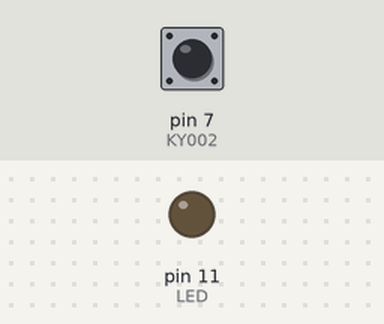
Bench run of a program on a simulated Raspberry Pi (header pin numbers). Parts: output pins drawn as LEDs (lit = HIGH). The test bench sets the inputs (shaded band); at power-on: pin 7 (KY002) HIGH. What the program prints to the terminal is not drawn.

Above: at 1.2 s.
1.3 s: pin 7 (KY002) pulled LOW for 0.15 s
At 2.2 s:
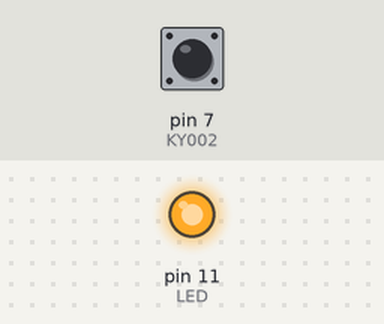
2.9 s: pin 7 (KY002) pulled LOW for 1 s
At 3.4 s:
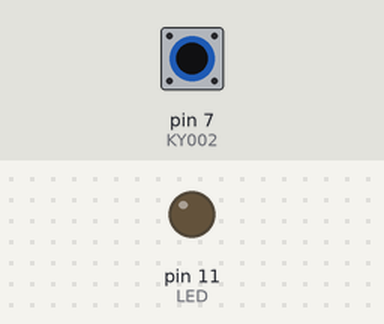
5.4 s: pin 7 (KY002) pulled LOW for 3.2 s
At 6.5 s:
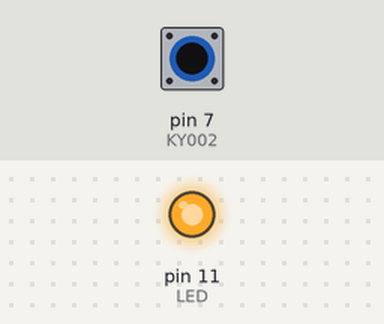
Timing chart, 0 to 8.4 s (numbered marks = the images above; inputs shaded):
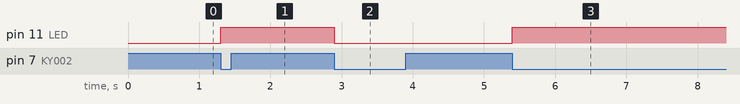

The program:

08_ky002_vibration.py
```python
import RPi.GPIO as GPIO
import time


KY002 = 7
LED = 11


def toggle_led(null):  # Function to toggle LED on/off when signal detected
    if GPIO.input(LED):
        GPIO.output(LED, GPIO.LOW)  # If LED is on, turn it down
    else:
        GPIO.output(LED, GPIO.HIGH)  # If LED is off, turn it on


GPIO.setmode(GPIO.BOARD)
GPIO.setup(KY002, GPIO.IN, pull_up_down=GPIO.PUD_UP)
GPIO.setup(LED, GPIO.OUT)

# When a vibration is detected toggle_led function will be activated.
GPIO.add_event_detect(KY002, GPIO.FALLING, callback=toggle_led, bouncetime=100)

print("Use CTRL+C to exit.")

try:
    while True:
        time.sleep(1)
except KeyboardInterrupt:
    GPIO.cleanup()
```

Measured:
- after the input at 1.3 s, pin 11 (LED): LOW → HIGH at once
- after the input at 2.9 s, pin 11 (LED): HIGH → LOW at once
- after the input at 5.4 s, pin 11 (LED): LOW → HIGH at once
